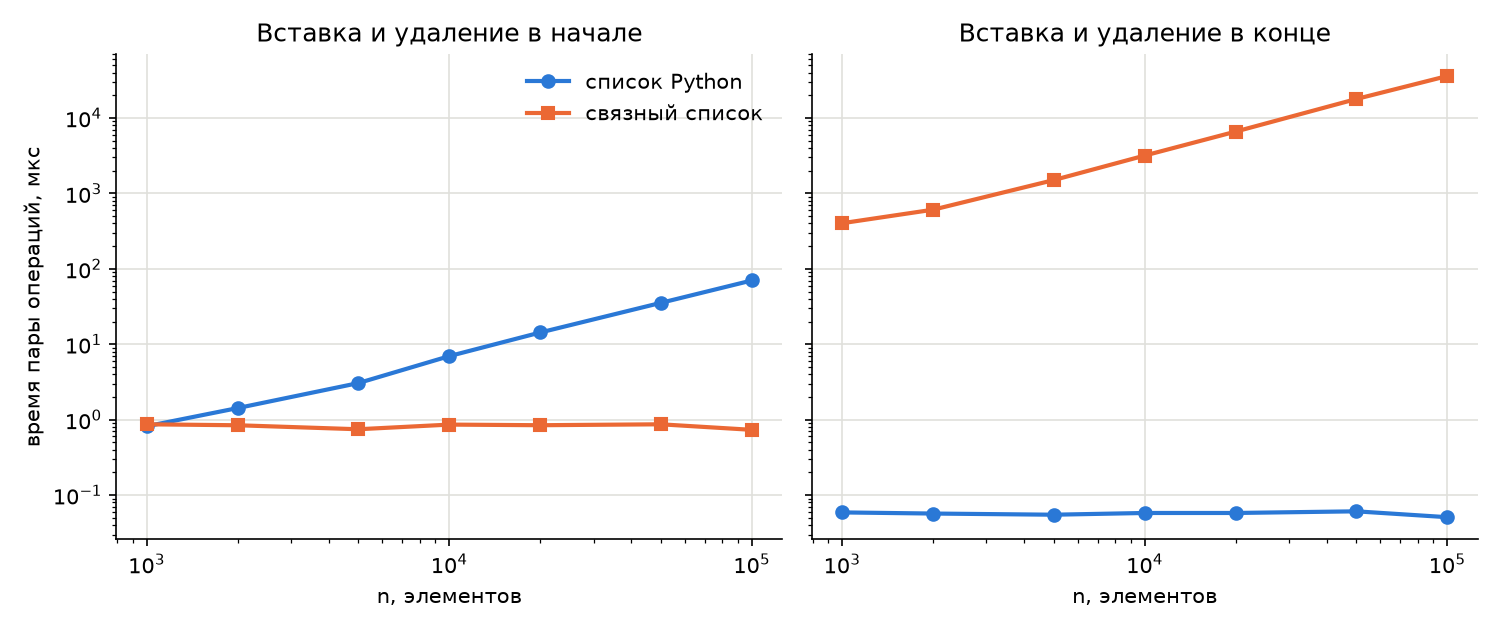

Here is the Python script that generated this plot:
# Задание 4. Эксперимент: список Python и связный список
# Замеряем пару "вставка + удаление" у начала и у конца
# структуры из n элементов.
import os
import time

import matplotlib.pyplot as plt

from structures import Deque

# размеры структуры
SIZES = [1000, 2000, 5000, 10000, 20000, 50000, 100000]
# сколько пар операций делаем для одного замера
REPEATS = 100
# замер повторяем несколько раз и берём минимум (как в timeit)
TRIES = 5


def make_deque(n):
    d = Deque()
    for i in range(n):
        d.addFront(i)
    return d


def timed(insert, remove):
    """Лучшее время одной пары операций в микросекундах."""
    best = None
    for _ in range(TRIES):
        t = time.perf_counter()
        for _ in range(REPEATS):
            insert(-1)
            remove()
        cur = (time.perf_counter() - t) / REPEATS * 1e6
        if best is None or cur < best:
            best = cur
    return best


def measure(n):
    py = list(range(n))
    d = make_deque(n)
    return {
        "list_front": timed(lambda x: py.insert(0, x), lambda: py.pop(0)),
        "linked_front": timed(d.addFront, d.removeFront),
        "list_rear": timed(py.append, py.pop),
        "linked_rear": timed(d.addRear, d.removeRear),
    }


def draw(results, path):
    blue, orange = "#2a78d6", "#eb6834"
    fig, axes = plt.subplots(1, 2, figsize=(10, 4.2), sharey=True)
    panels = [(axes[0], "front", "Вставка и удаление в начале"),
              (axes[1], "rear", "Вставка и удаление в конце")]
    for ax, side, title in panels:
        ax.plot(SIZES, [r["list_" + side] for r in results], "o-", color=blue,
                lw=2, ms=6, label="список Python")
        ax.plot(SIZES, [r["linked_" + side] for r in results], "s-",
                color=orange, lw=2, ms=6, label="связный список")
        ax.set_xscale("log")
        ax.set_yscale("log")
        ax.set_title(title)
        ax.set_xlabel("n, элементов")
        ax.grid(True, which="major", color="#e0e0dc", lw=0.8)
        for s in ("top", "right"):
            ax.spines[s].set_visible(False)
    axes[0].set_ylabel("время пары операций, мкс")
    axes[0].legend(frameon=False)
    fig.tight_layout()
    fig.savefig(path, dpi=150)


if __name__ == "__main__":
    results = []
    print(f"{'n':>7} | {'list нач.':>10} | {'связн. нач.':>11} | "
          f"{'list кон.':>10} | {'связн. кон.':>11}")
    for n in SIZES:
        r = measure(n)
        results.append(r)
        print(f"{n:>7} | {r['list_front']:>10.2f} | "
              f"{r['linked_front']:>11.2f} | {r['list_rear']:>10.2f} | "
              f"{r['linked_rear']:>11.2f}")
    folder = os.path.dirname(os.path.abspath(__file__))
    path = os.path.join(folder, "experiment.png")
    draw(results, path)
    print("График сохранён:", path)
